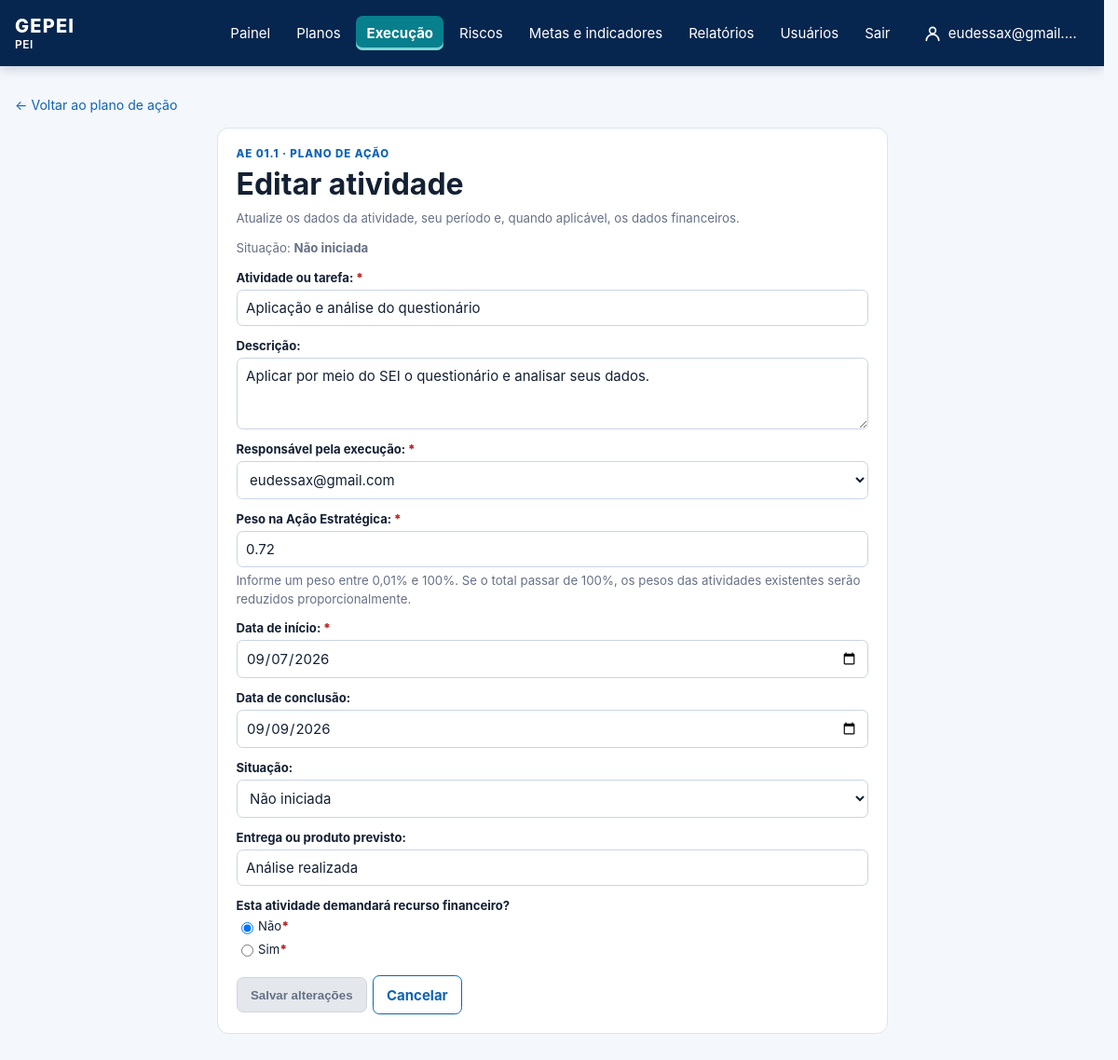
Page /planos-de-acao/1/atividades/9/editar/ (signed in) on the committed database.
### core/models.py (models this page shows, shortened)
class Plan(models.Model):
    class PlanType(models.TextChoices):
        PEI = "PEI", "PEI"
        PESP = "PESP", "PESP"
        PPA = "PPA", "PPA"
        OTHER = "OUTRO", "Outro"
    name = models.CharField(max_length=180)
    acronym = models.CharField(max_length=30)
    plan_type = models.CharField(max_length=10, choices=PlanType.choices)
    access_groups = models.ManyToManyField("auth.Group", blank=True, related_name="accessible_plans")
    start_date = models.DateField()
    end_date = models.DateField()
    active = models.BooleanField(default=True)

class StrategicAction(models.Model):
    class Status(models.TextChoices):
        NOT_STARTED = "NAO_INICIADA", "Não iniciada"
        IN_PROGRESS = "EM_ANDAMENTO", "Em andamento"
        COMPLETED = "CONCLUIDA", "Concluída"
        DELAYED = "ATRASADA", "Atrasada"
        BLOCKED = "BLOQUEADA", "Bloqueada"
        SUSPENDED = "SUSPENSA", "Suspensa"
    artifact = models.ForeignKey(PlanArtifact, on_delete=models.PROTECT, related_name="actions")
    coordinating_unit = models.ForeignKey(OrganizationalUnit, on_delete=models.PROTECT)
    code = models.CharField(max_length=30)
    title = models.CharField(max_length=255)
    description = models.TextField(blank=True)
    due_date = models.DateField(
        null=True,
        blank=True,
        help_text="Preenchido no cronograma operacional; não é inferido da vigência do PEI.",
    )
    status = models.CharField(max_length=15, choices=Status.choices, default=Status.NOT_STARTED)
    progress = models.DecimalField(max_digits=5, decimal_places=2, default=0)
    funding_sources = models.CharField(max_length=255, blank=True)
    alineas = models.JSONField(default=dict, blank=True)
    is_execution_item = models.BooleanField(default=True)
    participating_units = models.ManyToManyField(OrganizationalUnit, related_name="participating_actions", blank=True)
    related_objectives = models.ManyToManyField(PlanArtifact, blank=True, related_name="related_actions")

class Activity(models.Model):
    PAUSED = "PAUSADA"
    class FundingSource(models.TextChoices):
        FAF = "FAF", "Fundo a Fundo (FaF)"
        CODE_0500 = "0500", "Fonte 0500"
        AGREEMENT = "CONVENIO", "Convênio"
        OTHER = "OUTRA", "Outra"
    action_plan = models.ForeignKey(ActionPlan, on_delete=models.CASCADE, related_name="activities")
    executor = models.ForeignKey(settings.AUTH_USER_MODEL, on_delete=models.PROTECT, related_name="assigned_activities")
    title = models.CharField(max_length=255)
    description = models.TextField(blank=True)
    position = models.PositiveIntegerField(default=0)
    weight = models.DecimalField(max_digits=5, decimal_places=2)
    progress = models.DecimalField(max_digits=5, decimal_places=2, default=0)
    blocker_checked = models.BooleanField(default=False)
    risk_checked = models.BooleanField(default=False)
    start_date = models.DateField(null=True, blank=True)
    end_date = models.DateField(null=True, blank=True)
    status = models.CharField(max_length=15, choices=[*StrategicAction.Status.choices, ("PAUSADA", "Pausada")], default=StrategicAction.Status.NOT_STARTED)
    expected_delivery = models.CharField(max_length=255, blank=True)
    requires_financial_resource = models.BooleanField(default=False)
    planned_cost = models.DecimalField(max_digits=14, decimal_places=2, null=True, blank=True)
    disbursed_cost = models.DecimalField(max_digits=14, decimal_places=2, null=True, blank=True)
    funding_source = models.CharField(max_length=12, choices=FundingSource.choices, blank=True)
    funding_source_other = models.CharField(max_length=160, blank=True)
    financial_responsible_unit = models.ForeignKey(
        OrganizationalUnit,
        null=True,
        blank=True,
        on_delete=models.PROTECT,
        related_name="financially_monitored_activities",
    )
    financial_reference = models.CharField(max_length=255, blank=True)
    class Meta:
        ordering = ["position", "start_date", "end_date", "id"]

### core/views.py (the view)
# urls.py: path("planos-de-acao/<int:action_id>/atividades/<int:activity_id>/editar/", views.activity_edit, name="activity_edit"),
@login_required
@permission_required("core.change_activity", raise_exception=True)
def activity_edit(request, action_id, activity_id):
    activity = _get_activity_for_action(request.user, action_id, activity_id)
    action = activity.action_plan.action
    if request.method == "POST":
        form = ActivityForm(request.POST, instance=activity, action_plan=activity.action_plan)
        if form.is_valid():
            form.save()
            _sync_action_progress(action, activity.action_plan)
            messages.success(request, "Atividade atualizada.")
            return redirect("action_plan_detail", action_id=action.id)
    else:
        form = ActivityForm(instance=activity, action_plan=activity.action_plan)
    return render(request, "core/activity_form.html", {"activity": activity, "action": action, "form": form})

### core/context_processors.py (called while the page is built)
def navigation_plans(request):
    if not request.user.is_authenticated:
        return {"navigation_plans": []}
    return {"navigation_plans": request.available_plans, "active_plan": request.active_plan}

### core/models.py (called while the page is built)
    def __str__(self):
        return self.acronym or self.name

### core/permissions.py (called while the page is built, shortened)
def is_administrator(user):
    if user.is_superuser:
        return True
    return user.groups.filter(name__iexact=ADMINISTRATOR_GROUP_NAME).exists()

def user_unit_ids(user, for_view=False):
    if is_administrator(user) or (for_view and user.has_perm("core.view_other_units")):
        return None

def scope_actions(queryset, user, for_view=False):
    queryset = queryset.filter(is_execution_item=True)
    if hasattr(user, "_active_plan_id"):
        queryset = queryset.filter(artifact__plan_id=user._active_plan_id)
    ids = user_unit_ids(user, for_view=for_view)
    if ids is None:
        return queryset

def selected_unit_for_request(request):
    ids = user_unit_ids(request.user)
    requested = request.GET.get("unit", "")
    if ids is None:
        return requested

### core/plan_scope.py (called while the page is built, shortened)
def available_plans(user):
    plans = Plan.objects.filter(active=True).order_by("acronym", "pk")
    if user.is_superuser:
        return plans
    groups = user.groups.all()
    if not groups.exists():
        return plans.filter(plan_type=Plan.PlanType.PEI)
    return plans.filter(access_groups__in=groups).distinct()

    def __call__(self, request):
        if request.user.is_authenticated:
            plans = list(available_plans(request.user))
            request.available_plans = plans
            by_id = {str(plan.pk): plan for plan in plans}
            requested = request.GET.get("plan")
            stored = by_id.get(str(request.session.get("active_plan_id")))
            active = stored or by_id.get(requested) or next(iter(plans), None)
            request.active_plan = active
            request.user._active_plan_id = active.pk if active else None
            request.user._active_plan_type = active.plan_type if active else None
        return self.get_response(request)

    def process_view(self, request, view_func, view_args, view_kwargs):
        user = request.user
        if request.resolver_match.namespace != "admin" or not user.is_staff or user.is_superuser:
            return
        granted = Plan.objects.filter(access_groups__in=user.groups.all()).values("pk")
        if Plan.objects.exclude(pk__in=granted).exists():
            raise PermissionDenied

### templates/core/activity_form.html (shortened to what this page needs)
{% extends "base.html" %}
{% block content %}
  <a class="back-link" href="{% url 'action_plan_detail' action.id %}">← Voltar ao plano de ação</a>
  <section class="panel form-page-panel">
    <p class="eyebrow">{{ action.code }} · Plano de ação</p>
    <h1>Editar atividade</h1>
    <p class="form-hint">Atualize os dados da atividade, seu período e, quando aplicável, os dados financeiros.</p>
    <p class="form-hint">Situação: <strong>{{ activity.get_status_display }}</strong></p>
    <form method="post" class="activity-form">{% csrf_token %}
      {% for field in form %}{% if field.name != 'progress' %}<div class="form-field " >{{ field.label_tag }}{{ field }}{% if field.help_text %}<small class="form-hint">{{ field.help_text }}</small>{% endif %}</div>{% endif %}{% endfor %}
      <div class="form-buttons"><button class="button button-primary" type="submit">Salvar alterações</button><a class="button button-secondary" href="{% url 'action_plan_detail' action.id %}">Cancelar</a></div>
    </form>
  </section>
{% endblock %}

### templates/base.html (shortened to what this page needs)
{% load static %}
<!doctype html>
<html lang="pt-br">
<head>
  <link rel="stylesheet" href="{% static 'css/gepei.css' %}?v=20261126-indice-vertical">
</head>
<body{% if active_plan.plan_type == "PESP" %} class="theme-pesp"{% endif %}>
  <header class="topbar">
    <a class="brand" href="{% url 'dashboard' %}">
      GEPEI
      {% if active_plan %}<span class="brand-plan">{{ active_plan.acronym }}</span>{% endif %}
    </a>
    {% if user.is_authenticated %}
      <nav>
        <a href="{% url 'dashboard' %}" {% if request.path == '/' %}class="nav-active" aria-current="page"{% endif %}>Painel</a>
        {% if perms.core.view_plan %}<a href="{% url 'pei_overview' %}" {% if '/pei/' in request.path %}class="nav-active" aria-current="page"{% endif %}>Planos</a>{% endif %}
        {% if perms.core.view_actionplan %}<a href="{% url 'action_plan_list' %}" {% if '/planos-de-acao/' in request.path and '/riscos/' not in request.path %}class="nav-active" aria-current="page"{% endif %}>Execução</a>{% endif %}
        {% if perms.core.view_risk %}<a href="{% url 'risk_overview' %}" {% if '/riscos/' in request.path %}class="nav-active" aria-current="page"{% endif %}>Riscos</a>{% endif %}
        {% if perms.core.view_strategictarget or perms.core.view_indicator %}<a href="{% if perms.core.view_indicator %}{% url 'indicator_overview' %}{% else %}{% url 'target_overview' %}{% endif %}" >Metas e indicadores</a>{% endif %}
        {% if perms.core.view_reportcycle or perms.core.view_sectorreport or perms.core.view_quarterlysectorreport or perms.core.consolidate_quarterlysectorreport %}<a href="{% url 'report_cycle_overview' %}" {% if '/relatorios/' in request.path %}class="nav-active" aria-current="page"{% endif %}>Relatórios</a>{% endif %}
        {% if perms.auth.view_user or perms.auth.view_group %}
        <details class="nav-plans{% if '/usuarios/' in request.path %} nav-active{% endif %}">
          <summary {% if '/usuarios/' in request.path %}aria-current="page"{% endif %}>Usuários</summary>
        </details>
        {% endif %}
        <form method="post" action="{% url 'logout' %}" onsubmit="return confirm('Tem certeza de que deseja sair?');">
          <button type="submit">Sair</button>
        </form>
        <a class="nav-user{% if request.path == '/minha-conta/' %} nav-active{% endif %}" href="{% url 'profile_edit' %}" title="Minha conta">
          <svg width="20" height="20" viewBox="0 0 24 24" fill="none" stroke="currentColor" stroke-width="2" stroke-linecap="round" stroke-linejoin="round" aria-hidden="true"><circle cx="12" cy="8" r="4"/><path d="M4 21c0-4.4 3.6-8 8-8s8 3.6 8 8"/></svg>
          <span>{{ user.first_name|default:user.username }}</span>
        </a>
      </nav>
    {% endif %}
  </header>
  <main class="container">
    {% block content %}{% endblock %}
  </main>
</body>
</html>

### rows in the picture
Plan: acronym "PEI"
StrategicAction: code "AE 01.1"
Activity: status "Não iniciada", form "Aplicação e análise do questionário" "Aplicar por meio do SEI o questionário e analisar seus dados." "eudessax@gmail.com" "0.72" "09/07/2026" "09/09/2026" "Não iniciada" "Análise realizada" "☑ Não * ☐ Sim *"

### other values in the picture
{{ user.first_name|default:user.username }} "eudessax@gmail.…"
{{ field.label_tag }} "Atividade ou tarefa:" "Descrição:" "Responsável pela execução:" "Peso na Ação Estratégica:" "Data de início:" "Data de conclusão:" "Situação:" "Entrega ou produto previsto:" "Esta atividade demandará recurso financeiro?"
{{ field.help_text }} "Informe um peso entre 0,01% e 100%. Se o total passar de 100%, os pesos das atividades existentes serão reduzidos proporcionalmente."
